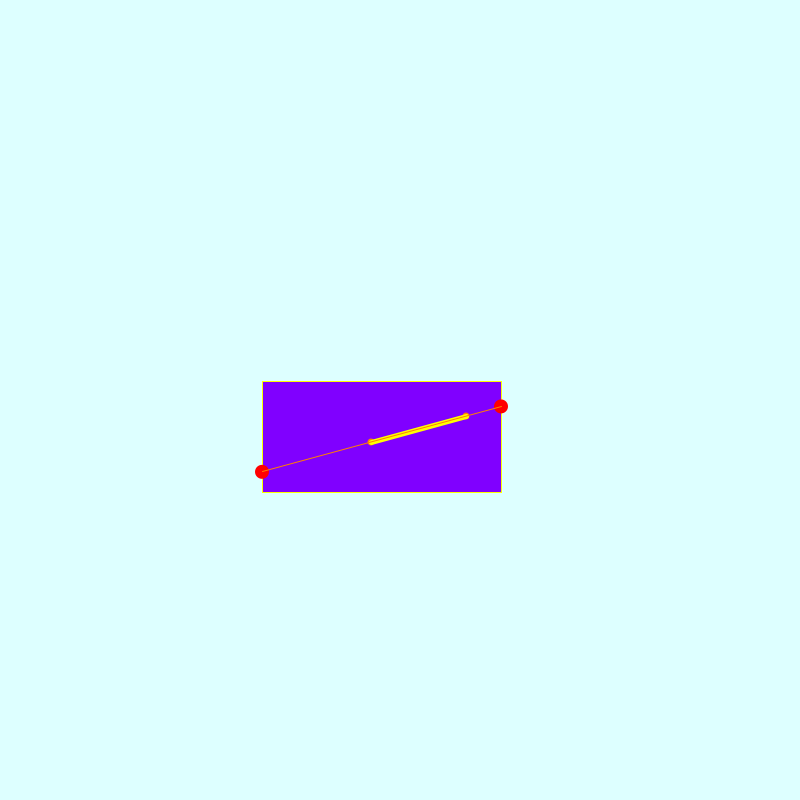
Frame 1 (no input)
Frame 60 (the mouse pressed at the canvas centre just before this capture): identical to frame 1, image omitted
Frame 120 (the mouse held since frame 60 and released just before this capture): identical to frame 1, image omitted

The Processing sketch that drew this single still picture (run headless with seeded random() and noise(); from frame 60 on, the mouse is pressed at the canvas centre):

// Processing sketch: LineInBoundingBox
// ── LineInBoundingBox.pde
// Intersection of a line defined by two points in a bounding box, with the sides of this BB
// Motivation: Extend a line segment to bounding box
// http://stackoverflow.com/questions/1520821/extend-a-line-segment-to-bounding-box

int MARGIN = 10;
int POINT_SIZE = 7;

// Definition of the bouding box
float xMin, xMax;
float yMin, yMax;

// The two points inside the bounding box
// A PVector is just a pair of x and y coordinates
PVector pointA = new PVector();
PVector pointB = new PVector();

// The intersection points
PVector[] pointsI = new PVector[2];

void setup()
{
  size(800, 800);
  MakeBB();
  SetPoints();
  FindIntersections();
}

void draw()
{
  background(#DDFFFF);
  stroke(#FFFF00);
  fill(#8000FF);
  rect(xMin, yMin, xMax - xMin, yMax - yMin);

  noStroke();
  fill(#FF8000);
  ellipse(pointA.x, pointA.y, POINT_SIZE, POINT_SIZE);
  fill(#FF8000);
  ellipse(pointB.x, pointB.y, POINT_SIZE, POINT_SIZE);
  stroke(#FFFF00);
  strokeWeight(5);
  line(pointA.x, pointA.y, pointB.x, pointB.y);

  noStroke();
  fill(#FF0000);
  ellipse(pointsI[0].x, pointsI[0].y, POINT_SIZE * 2, POINT_SIZE * 2);
  fill(#FF0000);
  ellipse(pointsI[1].x, pointsI[1].y, POINT_SIZE * 2, POINT_SIZE * 2);
  stroke(#FF8000);
  strokeWeight(1);
  line(pointsI[0].x, pointsI[0].y, pointsI[1].x, pointsI[1].y);
}

void keyPressed()
{
  MakeBB();
  SetPoints();
  FindIntersections();
}

// Make bounding box
void MakeBB()
{
  xMin = (int) random(MARGIN, width/2);
  xMax = (int) random(width/2, width - MARGIN);
  yMin = (int) random(MARGIN, height/2);
  yMax = (int) random(height/2, height - MARGIN);
}

void SetPoints()
{
  pointA.x = (int) random(xMin, xMax);
  pointA.y = (int) random(yMin, yMax);
  pointB.x = (int) random(xMin, xMax);
  pointB.y = (int) random(yMin, yMax);
}

void FindIntersections()
{
  println("BB " + xMin + " .. " + xMax + " / " + yMin + " .. " + yMax);
  // The corners of the BB
  PVector pTL = new PVector(xMin, yMin);
  PVector pBL = new PVector(xMin, yMax);
  PVector pTR = new PVector(xMax, yMin);
  PVector pBR = new PVector(xMax, yMax);
  // The sides of the BB
  PVector pT = IntersectLines(pTL, pTR);
  PVector pB = IntersectLines(pBL, pBR);
  PVector pL = IntersectLines(pTL, pBL);
  PVector pR = IntersectLines(pTR, pBR);
  println("T: " + pT);
  println("B: " + pB);
  println("L: " + pL);
  println("R: " + pR);

  int i = 0;
  // Eliminates the intersection points out of the segments
  if (pT != null && pT.x >= xMin && pT.x <= xMax) pointsI[i++] = pT;
  if (pB != null && pB.x >= xMin && pB.x <= xMax) pointsI[i++] = pB;
  if (pL != null && pL.y >= yMin && pL.y <= yMax) pointsI[i++] = pL;
  if (pR != null && pR.y >= yMin && pR.y <= yMax) pointsI[i++] = pR;
  println("=> " + i);
  println("1: " + pointsI[0].x + ", " + pointsI[0].y);
  println("2: " + pointsI[1].x + ", " + pointsI[1].y);
}

// Compute intersection of the line made of pointA and pointB
// with the given line defined by two points
// http://en.wikipedia.org/wiki/Line-line_intersection
PVector IntersectLines(PVector p1, PVector p2)
{
  PVector pRes = new PVector();
  float v1 = pointA.x * pointB.y - pointA.y * pointB.x;
  float v2 = p1.x * p2.y - p1.y * p2.x;
  float d = (pointA.x - pointB.x) * (p1.y - p2.y) -
      (pointA.y - pointB.y) * (p1.x - p2.x);
  if (d == 0)
  {
    println("Ouch!");
    return null;
  }
  pRes.x = (v1 * (p1.x - p2.x) - (pointA.x - pointB.x) * v2) / d;
  pRes.y = (v1 * (p1.y - p2.y) - (pointA.y - pointB.y) * v2) / d;
  return pRes;
}
